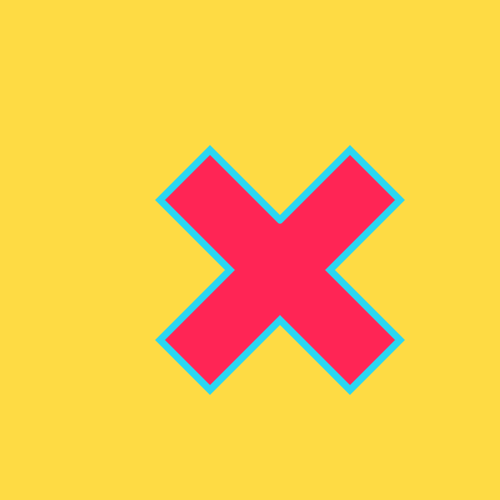
Frame 1 (no input)
Frame 60 (no input): identical to frame 1, image omitted
Frame 120 (the mouse pressed at the canvas centre since frame 60): identical to frame 1, image omitted

The p5.js sketch that drew this single still picture (run headless with seeded random() and noise() and a simulated clock; from frame 60 on, the mouse is pressed at the canvas centre):

// p5.js sketch
// ── sketch.js
var x = 250;
var y = 250;

function setup() {
  createCanvas(500, 500);

}

function draw() {
  background(254,219,68);
  strokeWeight(7);
  
  
  //form
  beginShape();
  stroke(42,214,241);
  fill(255,37,85);
  
  //fyrsta hlið
  vertex(x+30,y-30);
  vertex(x+100,y-100);
  vertex(x+150,y-50);
  vertex(x+80,y+20);
  
  //önnur hlið
  vertex(x+150,y+90);
  vertex(x+100,y+140);
  vertex(x+30,y+70);
  
  //þriðja hlið
  vertex(x-40,y+140);
  vertex(x-90,y+90);
  vertex(x-20,y+20);
  
  //fjórða hlið
  vertex(x-90,y-50);
  vertex(x-40,y-100);
  vertex(x+30,y-30);
  
  endShape();
}
